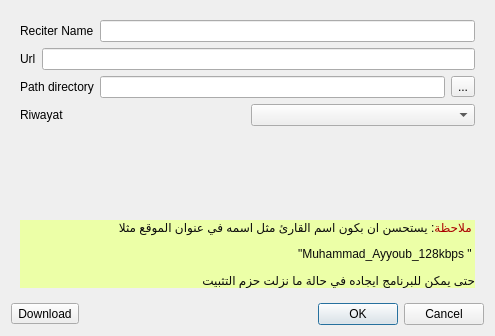
<?xml version="1.0" encoding="UTF-8"?>
<ui version="4.0">
 <class>DialogAddReciter</class>
 <widget class="QDialog" name="DialogAddReciter">
  <property name="geometry">
   <rect>
    <x>0</x>
    <y>0</y>
    <width>495</width>
    <height>336</height>
   </rect>
  </property>
  <property name="minimumSize">
   <size>
    <width>350</width>
    <height>0</height>
   </size>
  </property>
  <property name="windowTitle">
   <string>Add reciter</string>
  </property>
  <layout class="QVBoxLayout" name="verticalLayout_4">
   <item>
    <widget class="QStackedWidget" name="stackedWidget">
     <property name="currentIndex">
      <number>0</number>
     </property>
     <widget class="QWidget" name="page">
      <layout class="QVBoxLayout" name="verticalLayout">
       <item>
        <layout class="QHBoxLayout" name="horizontalLayout">
         <item>
          <widget class="QLabel" name="label_2">
           <property name="text">
            <string>Reciter Name</string>
           </property>
          </widget>
         </item>
         <item>
          <widget class="QLineEdit" name="lineEditReciterName"/>
         </item>
        </layout>
       </item>
       <item>
        <layout class="QHBoxLayout" name="horizontalLayout_3">
         <item>
          <widget class="QLabel" name="label_3">
           <property name="text">
            <string>Url</string>
           </property>
          </widget>
         </item>
         <item>
          <widget class="QLineEdit" name="lineEditUrl"/>
         </item>
        </layout>
       </item>
       <item>
        <layout class="QHBoxLayout" name="horizontalLayout_2">
         <item>
          <widget class="QLabel" name="label">
           <property name="text">
            <string>Path directory</string>
           </property>
          </widget>
         </item>
         <item>
          <widget class="QLineEdit" name="lineEditFileName"/>
         </item>
         <item>
          <widget class="QToolButton" name="toolButtonFileName">
           <property name="text">
            <string>...</string>
           </property>
          </widget>
         </item>
        </layout>
       </item>
       <item>
        <layout class="QHBoxLayout" name="horizontalLayout_4">
         <item>
          <widget class="QLabel" name="label_4">
           <property name="text">
            <string>Riwayat</string>
           </property>
          </widget>
         </item>
         <item>
          <widget class="QComboBox" name="comboBoxRiwayat"/>
         </item>
        </layout>
       </item>
       <item>
        <spacer name="verticalSpacer">
         <property name="orientation">
          <enum>Qt::Vertical</enum>
         </property>
         <property name="sizeHint" stdset="0">
          <size>
           <width>20</width>
           <height>40</height>
          </size>
         </property>
        </spacer>
       </item>
       <item>
        <widget class="QLabel" name="label_5">
         <property name="styleSheet">
          <string notr="true">background-color: rgb(236, 255, 167);
border:1px;
border-radius::5 px;</string>
         </property>
         <property name="text">
          <string>&lt;html&gt;&lt;head/&gt;&lt;body&gt;&lt;p align=&quot;right&quot;&gt;&lt;span style=&quot; color:#aa0000;&quot;&gt;ملاحظة&lt;/span&gt;: &lt;span style=&quot; color:#0c0c0c;&quot;&gt;يستحسن ان بكون اسم القارئ مثل اسمه في عنوان الموقع مثلا &lt;/span&gt;&lt;/p&gt;&lt;p align=&quot;right&quot;&gt;&lt;span style=&quot; color:#0c0c0c;&quot;&gt;  &amp;quot;Muhammad_Ayyoub_128kbps &amp;quot; &lt;/span&gt;&lt;/p&gt;&lt;p align=&quot;right&quot;&gt;&lt;span style=&quot; color:#0c0c0c;&quot;&gt;حتى يمكن للبرنامج ايجاده في حالة ما نزلت حزم التثبيت&lt;/span&gt;&lt;/p&gt;&lt;/body&gt;&lt;/html&gt;</string>
         </property>
        </widget>
       </item>
      </layout>
     </widget>
     <widget class="QWidget" name="page_2">
      <layout class="QVBoxLayout" name="verticalLayout_3">
       <item>
        <widget class="QToolButton" name="toolButtonSeectAll">
         <property name="text">
          <string>Select all</string>
         </property>
         <property name="checkable">
          <bool>true</bool>
         </property>
        </widget>
       </item>
       <item>
        <widget class="QListWidget" name="listWidget"/>
       </item>
       <item>
        <layout class="QHBoxLayout" name="horizontalLayout_7">
         <item>
          <spacer name="horizontalSpacer_2">
           <property name="orientation">
            <enum>Qt::Horizontal</enum>
           </property>
           <property name="sizeHint" stdset="0">
            <size>
             <width>40</width>
             <height>20</height>
            </size>
           </property>
          </spacer>
         </item>
         <item>
          <widget class="QPushButton" name="pushButtonStart">
           <property name="text">
            <string>Start</string>
           </property>
          </widget>
         </item>
        </layout>
       </item>
      </layout>
     </widget>
     <widget class="QWidget" name="page_3">
      <layout class="QVBoxLayout" name="verticalLayout_2">
       <item>
        <widget class="QTextEdit" name="textEditOut"/>
       </item>
       <item>
        <layout class="QHBoxLayout" name="horizontalLayout_6">
         <item>
          <spacer name="horizontalSpacer">
           <property name="orientation">
            <enum>Qt::Horizontal</enum>
           </property>
           <property name="sizeHint" stdset="0">
            <size>
             <width>40</width>
             <height>20</height>
            </size>
           </property>
          </spacer>
         </item>
         <item>
          <widget class="QPushButton" name="pushButtonStop">
           <property name="text">
            <string>Stop</string>
           </property>
          </widget>
         </item>
        </layout>
       </item>
      </layout>
     </widget>
    </widget>
   </item>
   <item>
    <layout class="QHBoxLayout" name="horizontalLayout_5">
     <item>
      <widget class="QToolButton" name="toolButtonDownLoad">
       <property name="text">
        <string>Download</string>
       </property>
       <property name="checkable">
        <bool>true</bool>
       </property>
       <property name="toolButtonStyle">
        <enum>Qt::ToolButtonTextBesideIcon</enum>
       </property>
      </widget>
     </item>
     <item>
      <widget class="QDialogButtonBox" name="buttonBox">
       <property name="orientation">
        <enum>Qt::Horizontal</enum>
       </property>
       <property name="standardButtons">
        <set>QDialogButtonBox::Cancel|QDialogButtonBox::Ok</set>
       </property>
      </widget>
     </item>
    </layout>
   </item>
  </layout>
 </widget>
 <resources/>
 <connections>
  <connection>
   <sender>buttonBox</sender>
   <signal>rejected()</signal>
   <receiver>DialogAddReciter</receiver>
   <slot>reject()</slot>
   <hints>
    <hint type="sourcelabel">
     <x>316</x>
     <y>260</y>
    </hint>
    <hint type="destinationlabel">
     <x>286</x>
     <y>274</y>
    </hint>
   </hints>
  </connection>
 </connections>
</ui>
